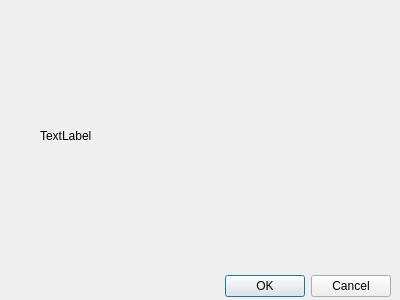
<?xml version="1.0" encoding="UTF-8"?>
<ui version="4.0">
 <class>Dialog</class>
 <widget class="QDialog" name="Dialog">
  <property name="geometry">
   <rect>
    <x>0</x>
    <y>0</y>
    <width>400</width>
    <height>300</height>
   </rect>
  </property>
  <property name="windowTitle">
   <string>Dialog</string>
  </property>
  <widget class="QDialogButtonBox" name="buttonBox">
   <property name="geometry">
    <rect>
     <x>50</x>
     <y>270</y>
     <width>341</width>
     <height>32</height>
    </rect>
   </property>
   <property name="orientation">
    <enum>Qt::Horizontal</enum>
   </property>
   <property name="standardButtons">
    <set>QDialogButtonBox::Cancel|QDialogButtonBox::Ok</set>
   </property>
  </widget>
  <widget class="QLabel" name="label">
   <property name="geometry">
    <rect>
     <x>40</x>
     <y>30</y>
     <width>331</width>
     <height>211</height>
    </rect>
   </property>
   <property name="text">
    <string>TextLabel</string>
   </property>
  </widget>
 </widget>
 <resources/>
 <connections>
  <connection>
   <sender>buttonBox</sender>
   <signal>accepted()</signal>
   <receiver>Dialog</receiver>
   <slot>accept()</slot>
   <hints>
    <hint type="sourcelabel">
     <x>268</x>
     <y>284</y>
    </hint>
    <hint type="destinationlabel">
     <x>157</x>
     <y>274</y>
    </hint>
   </hints>
  </connection>
  <connection>
   <sender>buttonBox</sender>
   <signal>rejected()</signal>
   <receiver>Dialog</receiver>
   <slot>reject()</slot>
   <hints>
    <hint type="sourcelabel">
     <x>336</x>
     <y>290</y>
    </hint>
    <hint type="destinationlabel">
     <x>286</x>
     <y>274</y>
    </hint>
   </hints>
  </connection>
 </connections>
</ui>
